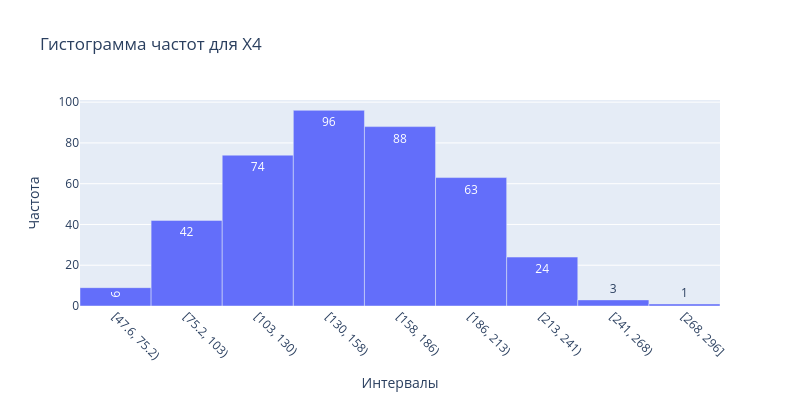

The notebook cell this image was saved under:
### Code cell
plot_freq_bar(x4_intervals, "Х4")

### Figure 1 — Plotly figure (JSON) as saved in the notebook; plotly's stock layout.template omitted (floating-point values rounded to 4 significant figures)
{"data": [{"hovertemplate": "Интервалы=%{x}<br>Частота=%{y}<extra></extra>", "legendgroup": "", "marker": {"color": "#636efa", "pattern": {"shape": ""}}, "name": "", "orientation": "v", "showlegend": false, "textposition": "auto", "texttemplate": "%{y}", "type": "bar", "x": [75.24, 102.8, 130.4, 158.0, 185.6, 213.2, 240.8, 268.4, 296.0], "xaxis": "x", "y": [9, 42, 74, 96, 88, 63, 24, 3, 1], "yaxis": "y"}], "layout": {"bargap": 0, "barmode": "relative", "height": 400, "legend": {"tracegroupgap": 0}, "title": {"text": "Гистограмма частот для Х4"}, "width": 800, "xaxis": {"anchor": "y", "domain": [0, 1], "tickangle": 45, "tickmode": "array", "ticktext": ["[47.6, 75.2)", "[75.2, 103)", "[103, 130)", "[130, 158)", "[158, 186)", "[186, 213)", "[213, 241)", "[241, 268)", "[268, 296]"], "tickvals": [75.24, 102.8, 130.4, 158.0, 185.6, 213.2, 240.8, 268.4, 296.0], "title": {"text": "Интервалы"}}, "yaxis": {"anchor": "x", "domain": [0, 1], "title": {"text": "Частота"}}}}
